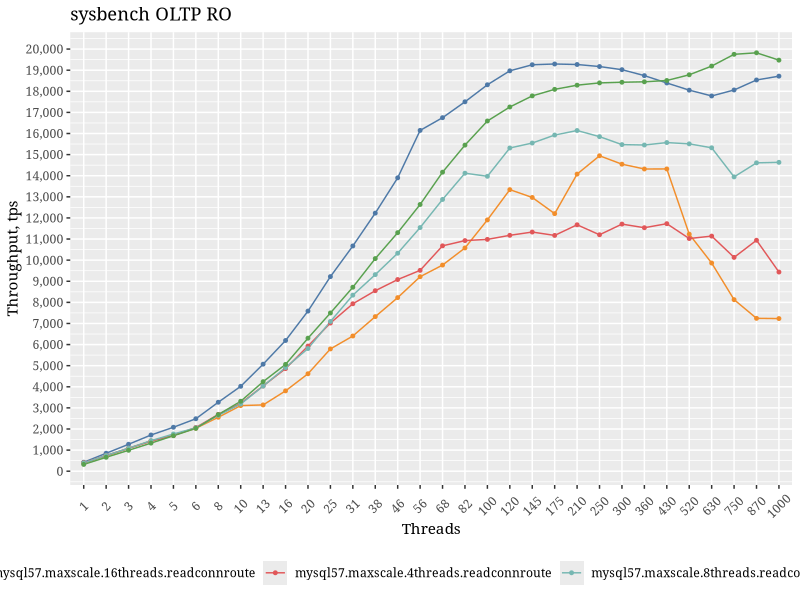

The R source for this figure:
## ---- chunk 1
knitr::opts_chunk$set(echo = TRUE)
library(ggplot2)
library(ggthemes)
library(reshape2)
library(knitr)

tm<-theme(legend.position="bottom",
          text=element_text(family="Georgia"),
          strip.background = element_rect(colour="red", fill="#CCCCFF"))

guides(colour = guide_legend(override.aes = list(size=4)))

data = read.table("../summary.csv",sep=",",header=F)
data1=subset(data,V1>100)
attach(data1)
aggdata <-aggregate(data1, by=list(V4,V5),FUN=mean, na.rm=TRUE)
## ---- chunk 2
ss=subset(aggdata,(Group.2<=1000) )
#ss=subset(aggdata)

m <- ggplot(ss, 
            aes(x=as.factor(Group.2),y=as.numeric(V2),color=as.factor(Group.1),group=Group.1))
m+geom_line()+geom_point(size=1)+labs(x="Threads",y="Throughput, tps",title="sysbench OLTP RO")+scale_color_tableau(name="Version")+scale_y_continuous(breaks=seq(0, 20000, 1000),labels = scales::comma)+theme(axis.text.x  = element_text(angle=45, vjust=0.5))+tm
